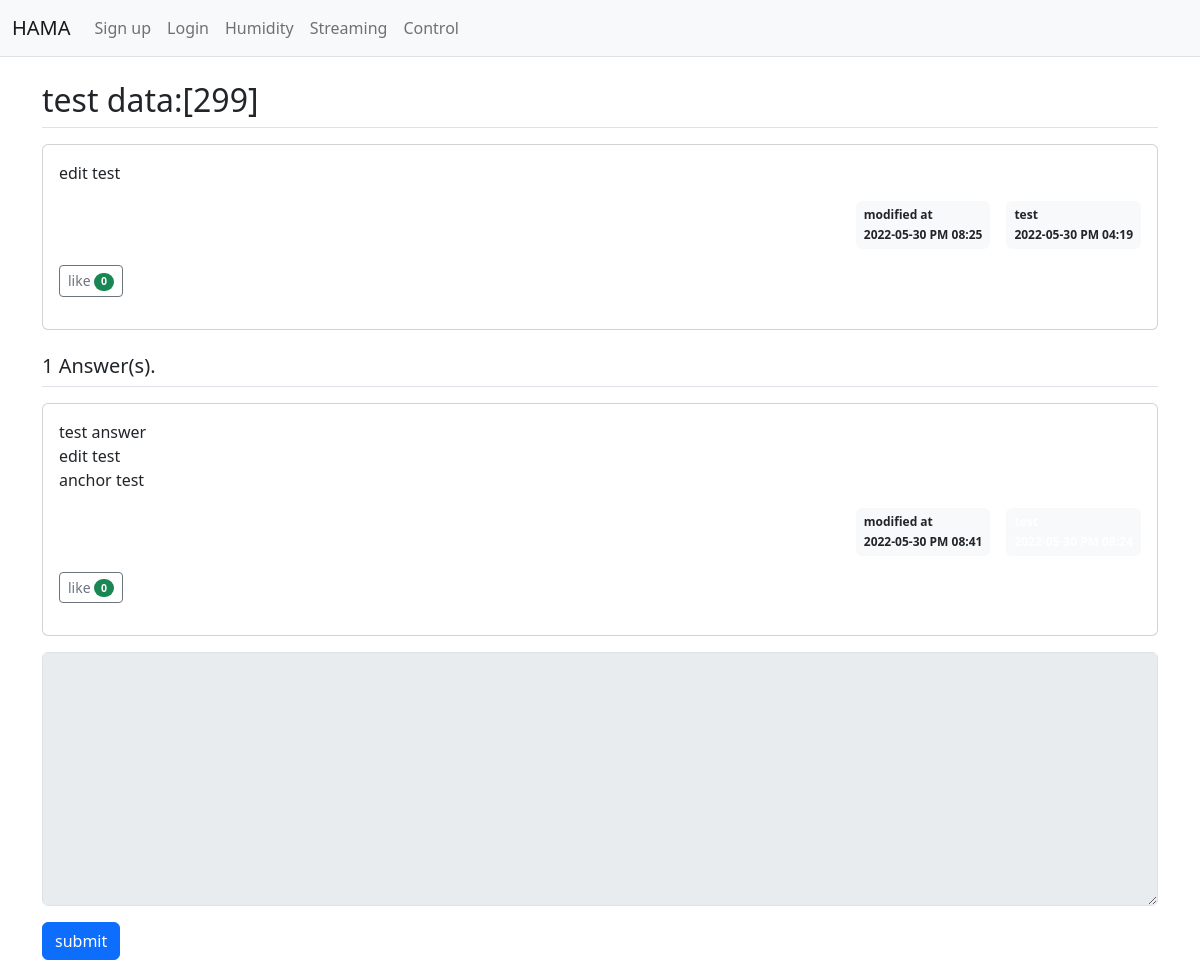
The page /question/detail/304/ on the database its author committed.
### app/models.py (models this page shows)
class Question(db.Model):
	id = db.Column(db.Integer, primary_key=True)
	subject = db.Column(db.String(200), nullable=False)
	content = db.Column(db.Text(), nullable=False)
	create_date = db.Column(db.DateTime(), nullable=False)
	user_id = db.Column(db.Integer, db.ForeignKey('user.id', ondelete='CASCADE'), nullable=False)
	user = db.relationship('User', backref=db.backref('question_set'))
	modify_date = db.Column(db.DateTime(), nullable=True)
	voter = db.relationship('User', secondary=question_voter, backref=db.backref('question_voter_set'))

class User(db.Model):
    id = db.Column(db.Integer, primary_key=True)
    username = db.Column(db.String(150), unique=True, nullable=False)
    password = db.Column(db.String(200), nullable=False)
    email = db.Column(db.String(120), unique=True, nullable=False)

class Answer(db.Model):
	id = db.Column(db.Integer, primary_key=True)
	question_id = db.Column(db.Integer, db.ForeignKey('question.id', ondelete='CASCADE'))
	question = db.relationship('Question', backref=db.backref('answer_set'))
	content = db.Column(db.Text(), nullable=False)
	create_date = db.Column(db.DateTime(), nullable=False)
	user_id = db.Column(db.Integer, db.ForeignKey('user.id', ondelete='CASCADE'), nullable=False)
	user = db.relationship('User', backref=db.backref('answer_set'))
	modify_date = db.Column(db.DateTime(), nullable=True)
	voter = db.relationship('User', secondary=answer_voter, backref=db.backref('answer_voter_set'))

### app/views/question_views.py (the view)
@bp.route('/detail/<int:question_id>/')
def detail(question_id):
    form = AnswerForm()
    question = Question.query.get_or_404(question_id)
    return render_template('question/question_detail.html', question=question, form=form)

### app/forms.py
class AnswerForm(FlaskForm):
    content = TextAreaField('answer', validators=[DataRequired()])

### app/filter.py (called while the page is built)
def format_datetime(value, fmt='%Y-%m-%d %p %I:%M'):
    return value.strftime(fmt)

### app/views/auth_views.py (called while the page is built)
@bp.before_app_request
def load_logged_in_user():
    user_id = session.get('user_id')
    if user_id is None:
        g.user = None
    else:
        g.user = User.query.get(user_id)

### app/templates/question/question_detail.html (shortened to what this page needs)
{% extends 'base.html' %}
{% block content %}
<div class="container my-3">
    <h2 class="border-bottom py-2">{{ question.subject }}</h2>
    <div class="card my-3">
        <div class="card-body">
            <div class="card-text">{{ question.content|markdown }}</div>
            <div class="d-flex justify-content-end">
                {% if question.modify_date %}
                <div class="badge bg-light text-dark p-2 text-start mx-3">
                    <div class="mb-2">modified at</div>
                    <div>{{ question.modify_date|datetime }}</div>
                </div>
                {% endif %}
                <div class="badge bg-light text-dark p-2 text-start">
                     <div class="mb-2">{{ question.user.username }}</div>
                     <div>{{ question.create_date|datetime }}</div>
                </div>
            </div>
            <div class="my-3">
                <a href="javascript:void(0)" data-uri="{{ url_for('question.vote', question_id=question.id) }}"
                    class="recommend btn btn-sm btn-outline-secondary"> like
                    <span class="badge rounded-pill bg-success">{{ question.voter|length }}</span>
                </a>
            </div>
        </div>
    </div>
    <h5 class="border-bottom my-3 py-2">{{ question.answer_set|length }} Answer(s). </h5>
    {% for answer in question.answer_set %}
    <div class="card my-3">
        <div class="card-body">
            <div class="card-text" style="white-space: pre-line;">{{ answer.content|markdown }}</div>
            <div class="d-flex justify-content-end">
                {% if answer.modify_date %}
                <div class="badge bg-light text-dark p-2 text-start mx-3">
                    <div class="mb-2">modified at</div>
                    <div>{{ answer.modify_date|datetime }}</div>
                </div>
                {% endif %}
                <div class="badge bg-light p-2 text-start">
                    <div class="mb-2">{{ answer.user.username }}</div>
                    <div>{{ answer.create_date|datetime }}</div>
                </div>
            </div>
            <div class="my-3">
                <a href="javascript:void(0)" data-uri="{{ url_for('answer.vote', answer_id=answer.id) }}"
                    class="recommend btn btn-sm btn-outline-secondary"> like
                <span class="badge rounded-pill bg-success">{{ answer.voter|length }}</span>
                </a>
            </div>
        </div>
    </div>
    {% endfor %}
    <form action="{{ url_for('answer.create', question_id=question.id) }}" method="post" class="my-3">
        <div class="mb-3">
            <textarea {% if not g.user %}disabled{% endif %} name="content" id="content" class="form-control" rows="10"></textarea>
        </div>
        <input type="submit" value="submit" class="btn btn-primary">
    </form>
</div>
{% endblock %}

### rows shown on the page
Question: subject "test data:[299]", content "edit test", modify_date "2022-05-30 PM 08:25", create_date "2022-05-30 PM 04:19"
User: user.username "test"
Answer: content "test answer edit test anchor test", modify_date "2022-05-30 PM 08:41", voter|length "0"

### other values the page prints
{{ question.voter|length }} "0"
{{ question.answer_set|length }} "1"
